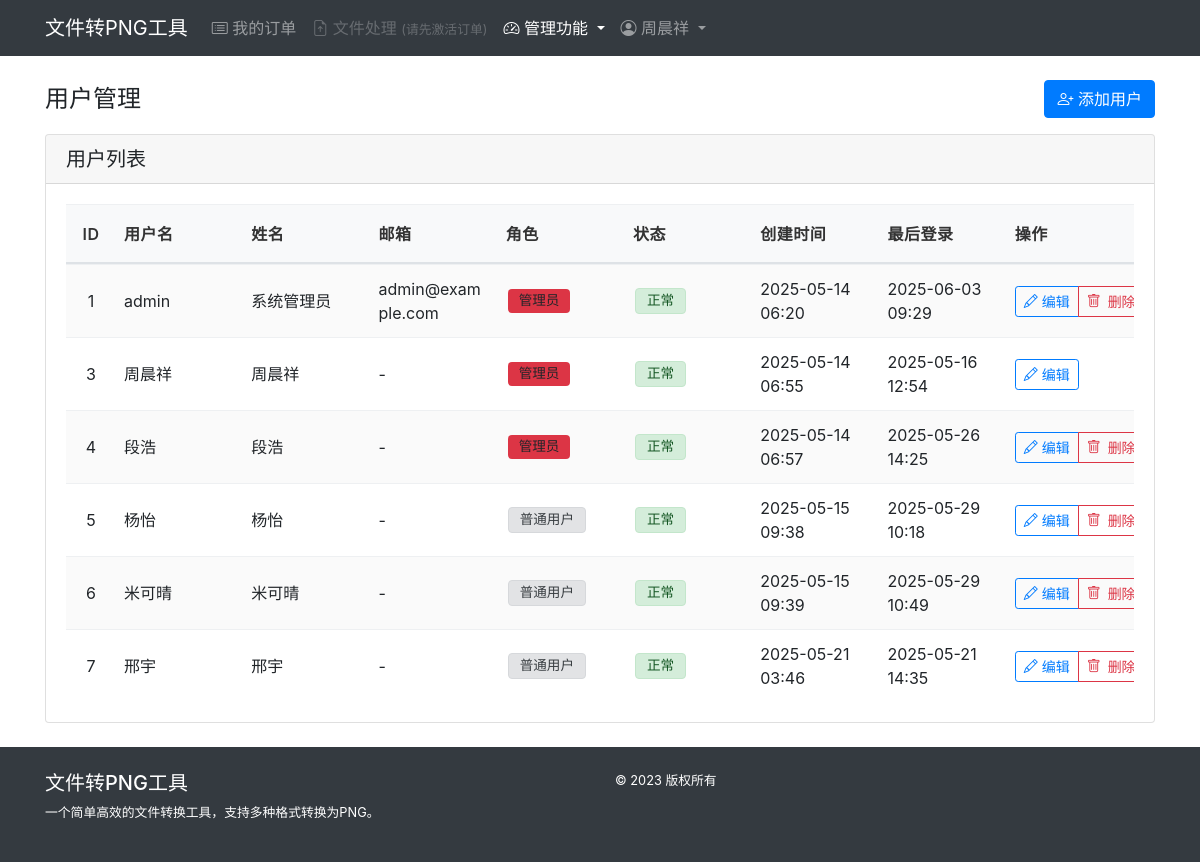
The page /admin/users (signed in) on the database its author committed.
### 2025-05-14-16.25/src/models/models.py (models this page shows, shortened)
class AdminUser(db.Model):
    __tablename__ = 'admin_user'  # 显式指定表名
    id = db.Column(db.Integer, primary_key=True)
    username = db.Column(db.String(50), unique=True, nullable=False)
    password_hash = db.Column(db.String(128), nullable=False)
    is_admin = db.Column(db.Boolean, default=False)  # 默认为普通用户
    email = db.Column(db.String(100), nullable=True)
    full_name = db.Column(db.String(100), nullable=True)
    created_at = db.Column(db.DateTime, default=datetime.datetime.utcnow)
    last_login = db.Column(db.DateTime, nullable=True)
    is_active = db.Column(db.Boolean, default=True)  # 账户是否激活

### 2025-05-14-16.25/src/api/admin_routes.py (the view)
@admin_bp.route('/users')
@admin_required
def users():
    return user_list()

### 2025-05-14-16.25/src/api/admin_routes.py (called while the page is built)
def admin_required(f):
    @wraps(f)
    def decorated_function(*args, **kwargs):
        if not AdminService.is_authenticated():
            flash('请先登录', 'error')
            return redirect(url_for('admin.login'))
        if not AdminService.is_admin():
            flash('权限不足', 'error')
            return redirect(url_for('main.index'))
        return f(*args, **kwargs)
    return decorated_function

@admin_bp.route('/users-list')
@admin_required
def user_list():
    users = AdminService.get_all_users()
    return render_template('admin/users.html', users=users)

### 2025-05-14-16.25/src/app.py (called while the page is built)
def register_template_globals(app):
    @app.context_processor
    def inject_globals():
        from src.services.admin_service import AdminService
        from src.services.order_service import OrderService
        def get_current_user():
            return AdminService.get_current_user()
        def get_active_order(user_id=None):
            if user_id is None and session.get('admin_id'):
                user_id = session.get('admin_id')
            if user_id:
                return OrderService.get_active_order(user_id)
            return None
        return {
            'get_current_user': get_current_user,
            'get_active_order': get_active_order
        }

### 2025-05-14-16.25/src/repositories/admin_repo.py (called while the page is built)
    @staticmethod
    def get_all_users():
        return AdminUser.query.all()

    @staticmethod
    def get_current_user():
        user_id = session.get('admin_id')
        if user_id:
            return AdminUser.query.get(user_id)
        return None

### 2025-05-14-16.25/src/repositories/order_repo.py (called while the page is built)
    @staticmethod
    def get_active_order(user_id=None):
        if user_id is None:
            user_id = session.get('admin_id')
        if user_id:
            return Order.query.filter_by(is_active=True, user_id=user_id).first()
        return None

### 2025-05-14-16.25/src/services/admin_service.py (called while the page is built)
    @staticmethod
    def get_current_user():
        return AdminRepository.get_current_user()

    @staticmethod
    def get_all_users():
        return AdminRepository.get_all_users()

    @staticmethod
    def is_authenticated():
        return 'admin_id' in session

    @staticmethod
    def is_admin():
        return session.get('is_admin', False)

### 2025-05-14-16.25/src/services/order_service.py (called while the page is built)
    @staticmethod
    def get_active_order(user_id=None):
        return OrderRepository.get_active_order(user_id)

### 2025-05-14-16.25/templates/admin/users.html (shortened to what this page needs)
{% extends "base.html" %}
{% block content %}
<div class="row">
    <div class="col-12 mb-3">
        <div class="d-flex justify-content-between align-items-center">
            <h4 class="mb-0">用户管理</h4>
            <a href="{{ url_for('admin.add_user') }}" class="btn btn-primary">
                <i class="bi bi-person-plus"></i> 添加用户
            </a>
        </div>
    </div>
    <div class="col-12">
        <div class="card">
            <div class="card-header">
                <h5 class="mb-0">用户列表</h5>
            </div>
            <div class="card-body">
                {% if users %}
                <div class="table-responsive">
                    <table class="table table-striped table-hover">
                        <thead>
                            <tr>
                                <th>ID</th>
                                <th>用户名</th>
                                <th>姓名</th>
                                <th>邮箱</th>
                                <th>角色</th>
                                <th>状态</th>
                                <th>创建时间</th>
                                <th>最后登录</th>
                                <th>操作</th>
                            </tr>
                        </thead>
                        <tbody>
                            {% for user in users %}
                            <tr>
                                <td>{{ user.id }}</td>
                                <td>{{ user.username }}</td>
                                <td>{{ user.full_name or '-' }}</td>
                                <td>{{ user.email or '-' }}</td>
                                <td>
                                    {% if user.is_admin %}
                                    <span class="badge bg-danger">管理员</span>
                                    {% else %}
                                    <span class="badge bg-secondary">普通用户</span>
                                    {% endif %}
                                </td>
                                <td>
                                    {% if user.is_active %}
                                    <span class="badge bg-success">正常</span>
                                    {% else %}
                                    <span class="badge bg-warning text-dark">禁用</span>
                                    {% endif %}
                                </td>
                                <td>{{ user.created_at.strftime('%Y-%m-%d %H:%M') if user.created_at else '-' }}</td>
                                <td>{{ user.last_login.strftime('%Y-%m-%d %H:%M') if user.last_login else '从未登录' }}</td>
                                <td>
                                    <div class="btn-group">
                                        <a href="{{ url_for('admin.edit_user', user_id=user.id) }}" class="btn btn-sm btn-outline-primary">
                                            <i class="bi bi-pencil"></i> 编辑
                                        </a>
                                        {% if user.id != session.get('admin_id') %}
                                        <button type="button" class="btn btn-sm btn-outline-danger delete-user-btn"
                                                data-user-id="{{ user.id }}" data-username="{{ user.username }}">
                                            <i class="bi bi-trash"></i> 删除
                                        </button>
                                        {% endif %}
                                    </div>
                                </td>
                            </tr>
                            {% endfor %}
                        </tbody>
                    </table>
                </div>
                {% else %}
                <div class="alert alert-info">
                    没有用户记录。
                </div>
                {% endif %}
            </div>
        </div>
    </div>
</div>
{% endblock %}

### 2025-05-14-16.25/static/style.css (style rules this page uses)
.bi-trash { margin-right: 3px; }
.table { table-layout: fixed; width: 100%; border-collapse: separate; border-spacing: 0; margin-bottom: 0; }
.table th, .table td { vertical-align: middle !important; word-wrap: break-word; overflow: hidden; padding: 0.75rem 0.5rem; line-height: 1.5; border-top: 1px solid #eef0f2; box-sizing: border-box; height: 60px; }
.table th { font-weight: 600; border-bottom: 2px solid #dee2e6; background-color: #f8f9fa; position: relative; height: 50px; }
.table .btn-group { white-space: nowrap; }
.table thead th { background-color: #f8f9fa; border-bottom: 2px solid #dee2e6; padding: 1rem 0.5rem; font-weight: 600; font-size: 1rem; color: #333; text-transform: uppercase; letter-spacing: 0.5px; }
.table-striped tbody tr:nth-of-type(odd) { background-color: rgba(0,0,0,0.02); }
.table tbody td { padding: 0.75rem 0.5rem; border-top: 1px solid #eef0f2; vertical-align: middle; }
.table th:first-child, .table td:first-child { width: 50px; min-width: 50px; max-width: 50px; text-align: center; padding-left: 10px; padding-right: 10px; }
.table .badge { font-weight: normal; padding: 0.4em 0.8em; font-size: 0.85rem; display: inline-block; margin: 2px; border-radius: 4px; }
.table .badge.bg-success { color: #155724; background-color: #d4edda !important; border: 1px solid #c3e6cb; }
.table .badge.bg-secondary { color: #383d41; background-color: #e2e3e5 !important; border: 1px solid #d6d8db; }
.table tr > td { vertical-align: middle !important; }
.table tr { height: 60px; min-height: 60px; }
.table tbody tr { transition: background-color 0.2s; }
.table-striped > tbody > tr:nth-of-type(odd) { --bs-table-accent-bg: rgba(0, 0, 0, 0.02); }

### rows shown on the page
AdminUser: id "1", username "admin", full_name "系统管理员", email "admin@example.com", is_admin "管理员", is_active "正常", created_at "2025-05-14 06:20", last_login "2025-06-03 09:29"
AdminUser: id "3", username "周晨祥", full_name "周晨祥", email "-", is_admin "管理员", is_active "正常", created_at "2025-05-14 06:55", last_login "2025-05-16 12:54"
AdminUser: id "4", username "段浩", full_name "段浩", email "-", is_admin "管理员", is_active "正常", created_at "2025-05-14 06:57", last_login "2025-05-26 14:25"
AdminUser: id "5", username "杨怡", full_name "杨怡", email "-", is_admin "普通用户", is_active "正常", created_at "2025-05-15 09:38", last_login "2025-05-29 10:18"
AdminUser: id "6", username "米可晴", full_name "米可晴", email "-", is_admin "普通用户", is_active "正常", created_at "2025-05-15 09:39", last_login "2025-05-29 10:49"
AdminUser: id "7", username "邢宇", full_name "邢宇", email "-", is_admin "普通用户", is_active "正常", created_at "2025-05-21 03:46", last_login "2025-05-21 14:35"

### other values the page prints
{{ session.get('admin_username', '用户') }} "周晨祥"
